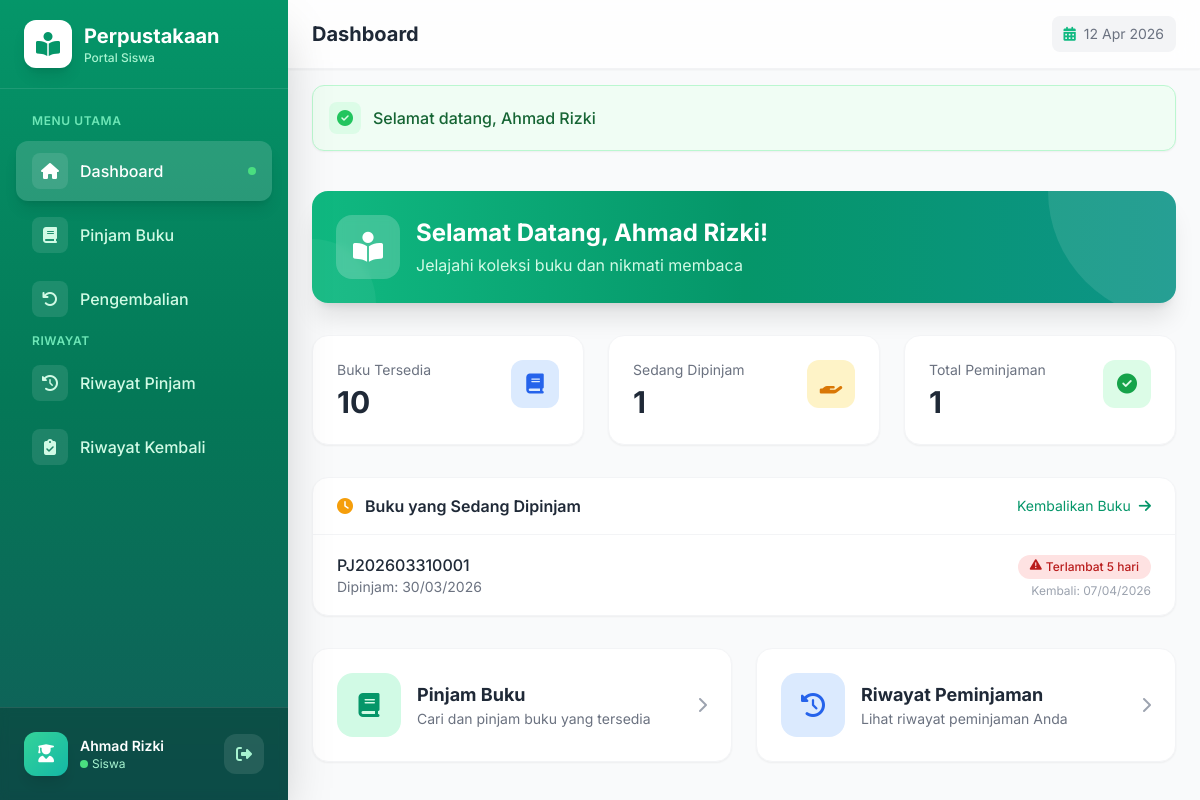
Screenshot of /siswa/dashboard (signed in) with the database file from the repository.
### tables this page shows
CREATE TABLE `peminjaman` (
  `id` int(11) NOT NULL,
  `kode_peminjaman` varchar(20) NOT NULL,
  `anggota_id` int(11) NOT NULL,
  `user_id` int(11) DEFAULT NULL,
  `tanggal_pinjam` date NOT NULL,
  `tanggal_harus_kembali` date NOT NULL,
  `tanggal_kembali` date DEFAULT NULL,
  `status` enum('pending','dipinjam','dikembalikan','terlambat','ditolak') DEFAULT 'pending',
  `total_denda` decimal(10,2) DEFAULT 0.00,
  `keterangan` text DEFAULT NULL,
  `created_at` timestamp NOT NULL DEFAULT current_timestamp(),
  `updated_at` timestamp NOT NULL DEFAULT current_timestamp() ON UPDATE current_timestamp()
);

### controllers/SiswaController.php (called while the page is built, shortened)
<?php
class SiswaController {
    private $anggotaModel;
    private $peminjamanModel;
    private $bukuModel;
    public function __construct() {
        $this->anggotaModel = new Anggota();
        $this->peminjamanModel = new Peminjaman();
        $this->bukuModel = new Buku();
    }
    public function index() {
        $anggotaId = Session::getUserId();
        $data = [
            'user' => Session::get('user_data'),
            'anggota' => $this->anggotaModel->getWithPeminjamanCount($anggotaId),
            'peminjaman_aktif' => $this->peminjamanModel->getActiveByAnggota($anggotaId),
            'recent_peminjaman' => $this->peminjamanModel->getByAnggota($anggotaId),
            'total_buku' => $this->bukuModel->countAvailable()
        ];
        include BASE_PATH . '/views/siswa/dashboard.php';
    }
}

### helpers/Session.php (called while the page is built, shortened)
<?php
class Session {
    public static function get($key, $default = null) {
        return $_SESSION[$key] ?? $default;
    }
    public static function getUserId() {
        return self::get('user_id');
    }
}

### config/Database.php (called while the page is built, shortened)
<?php
class Database {
    private static $instance = null;
    private $connection;
    private $host = 'localhost';
    private $db_name = 'db_perpustakaan';
    private $username = 'root';
    private $password = '';
    private $charset = 'utf8mb4';
    private function __construct() {
        try {
            $dsn = "mysql:host={$this->host};dbname={$this->db_name};charset={$this->charset}";
            $options = [
                PDO::ATTR_ERRMODE => PDO::ERRMODE_EXCEPTION,
                PDO::ATTR_DEFAULT_FETCH_MODE => PDO::FETCH_ASSOC,
                PDO::ATTR_EMULATE_PREPARES => false,
            ];
            $this->connection = new PDO($dsn, $this->username, $this->password, $options);
        } catch (PDOException $e) {
            die("Koneksi database gagal: " . $e->getMessage());
        }
    }
    public static function getInstance() {
        if (self::$instance === null) {
            self::$instance = new self();
        }
        return self::$instance;
    }
    public function getConnection() {
        return $this->connection;
    }
}

### models/Anggota.php (called while the page is built, shortened)
<?php
class Anggota {
    private $db;
    private $table = 'anggota';
    public function __construct() {
        $this->db = Database::getInstance()->getConnection();
    }
    public function getWithPeminjamanCount($id) {
        $stmt = $this->db->prepare("
            SELECT a.*,
                   (SELECT COUNT(*) FROM peminjaman p WHERE p.anggota_id = a.id AND p.status = 'dipinjam') as jumlah_pinjam,
                   (SELECT COUNT(*) FROM peminjaman p2 WHERE p2.anggota_id = a.id) as total_pinjam
            FROM {$this->table} a
            WHERE a.id = ?
        ");
        $stmt->execute([$id]);
        return $stmt->fetch();
    }
}

### models/Peminjaman.php (called while the page is built, shortened)
<?php
class Peminjaman {
    private $db;
    private $table = 'peminjaman';
    public function __construct() {
        $this->db = Database::getInstance()->getConnection();
    }
    public function getByAnggota($anggotaId) {
        $stmt = $this->db->prepare("
            SELECT p.*, a.nama as nama_anggota
            FROM {$this->table} p
            LEFT JOIN anggota a ON p.anggota_id = a.id
            WHERE p.anggota_id = ?
            ORDER BY p.tanggal_pinjam DESC
        ");
        $stmt->execute([$anggotaId]);
        return $stmt->fetchAll();
    }
    public function getActiveByAnggota($anggotaId) {
        $stmt = $this->db->prepare("
            SELECT p.*, a.nama as nama_anggota
            FROM {$this->table} p
            LEFT JOIN anggota a ON p.anggota_id = a.id
            WHERE p.anggota_id = ? AND p.status = 'dipinjam'
            ORDER BY p.tanggal_pinjam DESC
        ");
        $stmt->execute([$anggotaId]);
        return $stmt->fetchAll();
    }
}

### models/Buku.php (called while the page is built, shortened)
<?php
class Buku {
    private $db;
    private $table = 'buku';
    public function __construct() {
        $this->db = Database::getInstance()->getConnection();
    }
    public function countAvailable() {
        $stmt = $this->db->query("SELECT COUNT(*) FROM {$this->table} WHERE stok_tersedia > 0");
        return $stmt->fetchColumn();
    }
}

### views/siswa/dashboard.php (the view, shortened to what this page needs)
<?php
include BASE_PATH . '/views/layouts/header.php';
include BASE_PATH . '/views/layouts/siswa_sidebar.php';
?>
<div class="bg-gradient-to-r from-emerald-500 via-emerald-600 to-teal-600 rounded-2xl p-4 sm:p-6 mb-6 sm:mb-8 text-white card-animate shadow-xl relative overflow-hidden">
    <div class="absolute top-0 right-0 w-64 h-64 bg-white/10 rounded-full -translate-y-1/2 translate-x-1/2"></div>
    <div class="absolute bottom-0 left-0 w-32 h-32 bg-white/5 rounded-full translate-y-1/2 -translate-x-1/2"></div>
    <div class="relative flex flex-col sm:flex-row items-start sm:items-center gap-4">
        <div class="w-14 h-14 sm:w-16 sm:h-16 bg-white/20 rounded-2xl flex items-center justify-center backdrop-blur-sm float">
            <i class="fas fa-book-reader text-2xl sm:text-3xl"></i>
        </div>
        <div class="flex-1">
            <h1 class="text-xl sm:text-2xl font-bold">Selamat Datang, <?= htmlspecialchars($data['user']['nama'] ?? 'Siswa') ?>!</h1>
            <p class="text-emerald-100 mt-1">Jelajahi koleksi buku dan nikmati membaca</p>
        </div>
    </div>
</div>
<div class="grid grid-cols-2 lg:grid-cols-3 gap-3 sm:gap-6 mb-6 sm:mb-8">
    <div class="bg-white rounded-xl sm:rounded-2xl shadow-sm border border-gray-100 p-4 sm:p-6 card-animate card-hover group">
        <div class="flex items-start justify-between">
            <div>
                <p class="text-xs sm:text-sm text-gray-500 mb-1">Buku Tersedia</p>
                <h3 class="text-xl sm:text-3xl font-bold text-gray-800"><?= number_format($data['total_buku'] ?? 0) ?></h3>
            </div>
            <div class="w-10 h-10 sm:w-12 sm:h-12 bg-blue-100 rounded-xl flex items-center justify-center group-hover:scale-110 transition-transform">
                <i class="fas fa-book text-blue-600 text-lg sm:text-xl"></i>
            </div>
        </div>
    </div>
    <div class="bg-white rounded-xl sm:rounded-2xl shadow-sm border border-gray-100 p-4 sm:p-6 card-animate card-hover group" style="animation-delay: 0.1s">
        <div class="flex items-start justify-between">
            <div>
                <p class="text-xs sm:text-sm text-gray-500 mb-1">Sedang Dipinjam</p>
                <h3 class="text-xl sm:text-3xl font-bold text-gray-800"><?= count($data['peminjaman_aktif'] ?? []) ?></h3>
            </div>
            <div class="w-10 h-10 sm:w-12 sm:h-12 bg-amber-100 rounded-xl flex items-center justify-center group-hover:scale-110 transition-transform">
                <i class="fas fa-hand-holding text-amber-600 text-lg sm:text-xl"></i>
            </div>
        </div>
    </div>
    <div class="bg-white rounded-xl sm:rounded-2xl shadow-sm border border-gray-100 p-4 sm:p-6 card-animate card-hover group col-span-2 lg:col-span-1" style="animation-delay: 0.2s">
        <div class="flex items-start justify-between">
            <div>
                <p class="text-xs sm:text-sm text-gray-500 mb-1">Total Peminjaman</p>
                <h3 class="text-xl sm:text-3xl font-bold text-gray-800"><?= $data['anggota']['total_pinjam'] ?? 0 ?></h3>
            </div>
            <div class="w-10 h-10 sm:w-12 sm:h-12 bg-green-100 rounded-xl flex items-center justify-center group-hover:scale-110 transition-transform">
                <i class="fas fa-check-circle text-green-600 text-lg sm:text-xl"></i>
            </div>
        </div>
    </div>
</div>
<?php if (!empty($data['peminjaman_aktif'])): ?>
<div class="bg-white rounded-2xl shadow-sm border border-gray-100 overflow-hidden mb-6 sm:mb-8 card-animate" style="animation-delay: 0.3s">
    <div class="px-4 sm:px-6 py-4 border-b border-gray-100 flex flex-col sm:flex-row sm:items-center justify-between gap-2">
        <h3 class="font-semibold text-gray-800">
            <i class="fas fa-clock mr-2 text-amber-500"></i>
            Buku yang Sedang Dipinjam
        </h3>
        <a href="<?= BASE_URL ?>/siswa/pengembalian" class="text-sm text-emerald-600 hover:underline">
            Kembalikan Buku <i class="fas fa-arrow-right ml-1"></i>
        </a>
    </div>
    <div class="divide-y divide-gray-100">
        <?php foreach ($data['peminjaman_aktif'] as $p): ?>
            <div class="px-4 sm:px-6 py-4 hover:bg-gray-50 transition-colors">
                <div class="flex flex-col sm:flex-row sm:items-center justify-between gap-2">
                    <div>
                        <p class="font-medium text-gray-800"><?= $p['kode_peminjaman'] ?></p>
                        <p class="text-sm text-gray-500">Dipinjam: <?= date('d/m/Y', strtotime($p['tanggal_pinjam'])) ?></p>
                    </div>
                    <div class="text-left sm:text-right">
                        <?php
                        $harusKembali = new DateTime($p['tanggal_harus_kembali']);
                        $today = new DateTime();
                        $diff = $today->diff($harusKembali);
                        $isLate = $today > $harusKembali;
                        ?>
                        <?php if ($isLate): ?>
                            <span class="inline-flex px-3 py-1 text-xs font-medium rounded-full bg-red-100 text-red-700 animate-pulse">
                                <i class="fas fa-exclamation-triangle mr-1"></i>
                                Terlambat <?= $diff->days ?> hari
                            </span>
                        <?php endif; ?>
                        <p class="text-xs text-gray-400 mt-1">Kembali: <?= date('d/m/Y', strtotime($p['tanggal_harus_kembali'])) ?></p>
                    </div>
                </div>
            </div>
        <?php endforeach; ?>
    </div>
</div>
<?php endif; ?>
<div class="grid grid-cols-1 sm:grid-cols-2 gap-4 sm:gap-6">
    <a href="<?= BASE_URL ?>/siswa/peminjaman" class="group bg-white rounded-2xl shadow-sm border border-gray-100 p-5 sm:p-6 hover:shadow-lg transition-all card-hover">
        <div class="flex items-center gap-4">
            <div class="w-14 h-14 sm:w-16 sm:h-16 bg-emerald-100 rounded-2xl flex items-center justify-center group-hover:bg-emerald-500 transition-colors">
                <i class="fas fa-book text-2xl text-emerald-600 group-hover:text-white transition-colors"></i>
            </div>
            <div class="flex-1">
                <h3 class="font-bold text-gray-800 text-lg">Pinjam Buku</h3>
                <p class="text-sm text-gray-500">Cari dan pinjam buku yang tersedia</p>
            </div>
            <i class="fas fa-chevron-right text-gray-400 group-hover:text-emerald-500 group-hover:translate-x-1 transition-all"></i>
        </div>
    </a>
    <a href="<?= BASE_URL ?>/siswa/peminjaman/history" class="group bg-white rounded-2xl shadow-sm border border-gray-100 p-5 sm:p-6 hover:shadow-lg transition-all card-hover">
        <div class="flex items-center gap-4">
            <div class="w-14 h-14 sm:w-16 sm:h-16 bg-blue-100 rounded-2xl flex items-center justify-center group-hover:bg-blue-500 transition-colors">
                <i class="fas fa-history text-2xl text-blue-600 group-hover:text-white transition-colors"></i>
            </div>
            <div class="flex-1">
                <h3 class="font-bold text-gray-800 text-lg">Riwayat Peminjaman</h3>
                <p class="text-sm text-gray-500">Lihat riwayat peminjaman Anda</p>
            </div>
            <i class="fas fa-chevron-right text-gray-400 group-hover:text-blue-500 group-hover:translate-x-1 transition-all"></i>
        </div>
    </a>
</div>
    </main>
</div>
<?php include BASE_PATH . '/views/layouts/footer.php'; ?>

### views/layouts/header.php (style rules this page uses)
* { font-family: 'Inter', sans-serif; }
.float { animation: float 3s ease-in-out infinite; }
.card-hover { transition: all 0.4s cubic-bezier(0.4, 0, 0.2, 1); }

### rows the page displays
peminjaman: kode_peminjaman "PJ202603310001", tanggal_pinjam "30/03/2026", tanggal_harus_kembali "5", tanggal_harus_kembali "07/04/2026"

### other values shown
$user['nama'] "Ahmad Rizki"
$pageTitle "Dashboard"
$flash['message'] "Selamat datang, Ahmad Rizki"
$data['user']['nama'] "Ahmad Rizki"
$data['total_buku'] "10"
count($data['peminjaman_aktif'] ?? []) "1"
$data['anggota']['total_pinjam'] "1"
